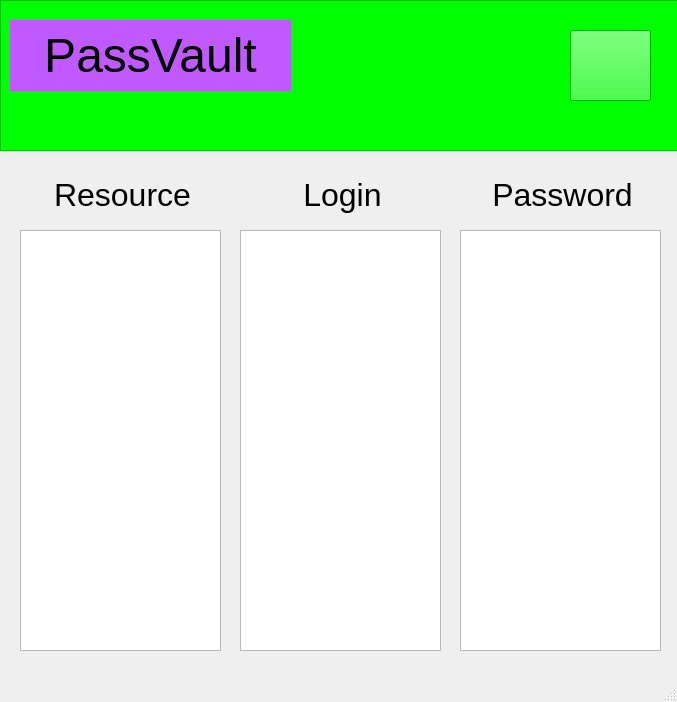
<?xml version="1.0" encoding="UTF-8"?>
<ui version="4.0">
 <class>MainWindow</class>
 <widget class="QMainWindow" name="MainWindow">
  <property name="geometry">
   <rect>
    <x>0</x>
    <y>0</y>
    <width>677</width>
    <height>702</height>
   </rect>
  </property>
  <property name="windowTitle">
   <string>MainWindow</string>
  </property>
  <widget class="QWidget" name="centralwidget">
   <widget class="QFrame" name="header">
    <property name="geometry">
     <rect>
      <x>0</x>
      <y>0</y>
      <width>681</width>
      <height>151</height>
     </rect>
    </property>
    <property name="styleSheet">
     <string notr="true">background-color: rgb(0, 255, 0);
</string>
    </property>
    <property name="frameShape">
     <enum>QFrame::StyledPanel</enum>
    </property>
    <property name="frameShadow">
     <enum>QFrame::Raised</enum>
    </property>
    <widget class="QLabel" name="logo">
     <property name="geometry">
      <rect>
       <x>10</x>
       <y>20</y>
       <width>281</width>
       <height>71</height>
      </rect>
     </property>
     <property name="styleSheet">
      <string notr="true">background-color: rgb(192, 89, 255);</string>
     </property>
     <property name="text">
      <string>&lt;html&gt;&lt;head/&gt;&lt;body&gt;&lt;p align=&quot;center&quot;&gt;&lt;span style=&quot; font-size:36pt;&quot;&gt;PassVault&lt;/span&gt;&lt;/p&gt;&lt;/body&gt;&lt;/html&gt;</string>
     </property>
    </widget>
    <widget class="QPushButton" name="addNewPas">
     <property name="geometry">
      <rect>
       <x>570</x>
       <y>30</y>
       <width>81</width>
       <height>71</height>
      </rect>
     </property>
     <property name="cursor">
      <cursorShape>PointingHandCursor</cursorShape>
     </property>
     <property name="layoutDirection">
      <enum>Qt::LeftToRight</enum>
     </property>
     <property name="autoFillBackground">
      <bool>false</bool>
     </property>
     <property name="styleSheet">
      <string notr="true"/>
     </property>
     <property name="text">
      <string/>
     </property>
     <property name="icon">
      <iconset>
       <normaloff>static/icons/add_icon.png</normaloff>static/icons/add_icon.png</iconset>
     </property>
     <property name="iconSize">
      <size>
       <width>60</width>
       <height>60</height>
      </size>
     </property>
    </widget>
   </widget>
   <widget class="QWidget" name="login_wrapper" native="true">
    <property name="geometry">
     <rect>
      <x>230</x>
      <y>160</y>
      <width>211</width>
      <height>501</height>
     </rect>
    </property>
    <widget class="QLabel" name="login_title">
     <property name="geometry">
      <rect>
       <x>0</x>
       <y>10</y>
       <width>225</width>
       <height>51</height>
      </rect>
     </property>
     <property name="text">
      <string>&lt;html&gt;&lt;head/&gt;&lt;body&gt;&lt;p align=&quot;center&quot;&gt;&lt;span style=&quot; font-size:24pt;&quot;&gt;Login&lt;/span&gt;&lt;/p&gt;&lt;/body&gt;&lt;/html&gt;</string>
     </property>
    </widget>
    <widget class="QListWidget" name="login_list">
     <property name="geometry">
      <rect>
       <x>10</x>
       <y>70</y>
       <width>201</width>
       <height>421</height>
      </rect>
     </property>
    </widget>
   </widget>
   <widget class="QWidget" name="resource_wrapper" native="true">
    <property name="geometry">
     <rect>
      <x>10</x>
      <y>160</y>
      <width>211</width>
      <height>501</height>
     </rect>
    </property>
    <widget class="QLabel" name="resource_title">
     <property name="geometry">
      <rect>
       <x>0</x>
       <y>10</y>
       <width>225</width>
       <height>51</height>
      </rect>
     </property>
     <property name="text">
      <string>&lt;html&gt;&lt;head/&gt;&lt;body&gt;&lt;p align=&quot;center&quot;&gt;&lt;span style=&quot; font-size:24pt;&quot;&gt;Resource&lt;/span&gt;&lt;/p&gt;&lt;/body&gt;&lt;/html&gt;</string>
     </property>
    </widget>
    <widget class="QListWidget" name="resource_list">
     <property name="geometry">
      <rect>
       <x>10</x>
       <y>70</y>
       <width>201</width>
       <height>421</height>
      </rect>
     </property>
    </widget>
   </widget>
   <widget class="QWidget" name="pas_wrapper" native="true">
    <property name="geometry">
     <rect>
      <x>450</x>
      <y>160</y>
      <width>211</width>
      <height>501</height>
     </rect>
    </property>
    <widget class="QLabel" name="pas_title">
     <property name="geometry">
      <rect>
       <x>0</x>
       <y>10</y>
       <width>225</width>
       <height>51</height>
      </rect>
     </property>
     <property name="text">
      <string>&lt;html&gt;&lt;head/&gt;&lt;body&gt;&lt;p align=&quot;center&quot;&gt;&lt;span style=&quot; font-size:24pt;&quot;&gt;Password&lt;/span&gt;&lt;/p&gt;&lt;/body&gt;&lt;/html&gt;</string>
     </property>
    </widget>
    <widget class="QListWidget" name="pas_list">
     <property name="geometry">
      <rect>
       <x>10</x>
       <y>70</y>
       <width>201</width>
       <height>421</height>
      </rect>
     </property>
    </widget>
   </widget>
  </widget>
  <widget class="QMenuBar" name="menubar">
   <property name="geometry">
    <rect>
     <x>0</x>
     <y>0</y>
     <width>677</width>
     <height>18</height>
    </rect>
   </property>
  </widget>
  <widget class="QStatusBar" name="statusbar"/>
 </widget>
 <resources/>
 <connections/>
</ui>
